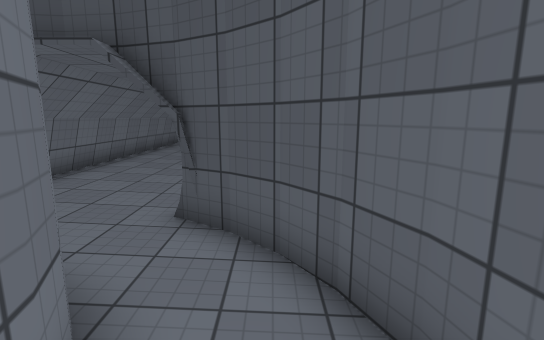
View 1 (above)

14 first-person views from a walk through a scene from a Unity 3-D project. The camera is 1.4 m above the floor, tilts 10° down and sees 85° across. The floor is counted in squares, 1 m on a side. Each view is taken from the middle of a square. On the plan, view 1 faces up. The plan holds only what a view shows up to about 14 squares ahead; the rest is blank. The place goes on beyond the plan. Surface patterns are stand-ins for the level's own textures.

View 2
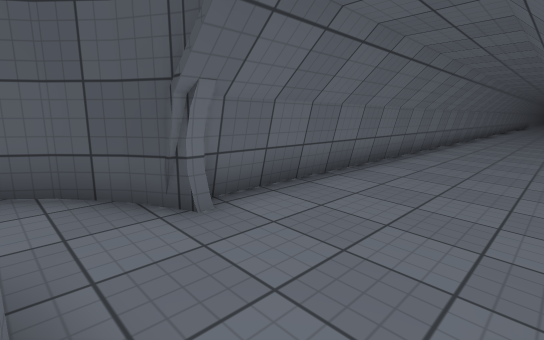

View 3
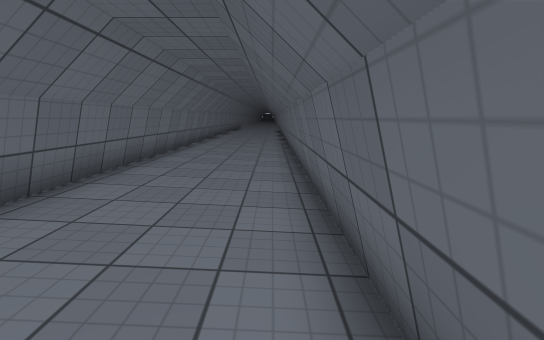

View 4
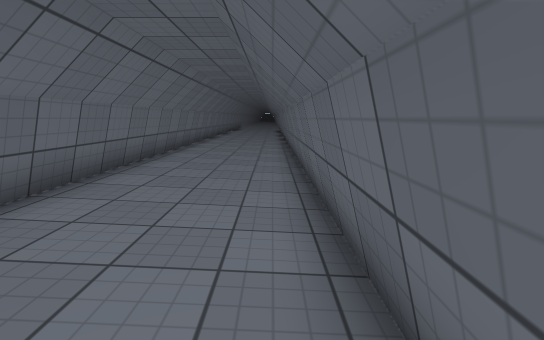

View 5
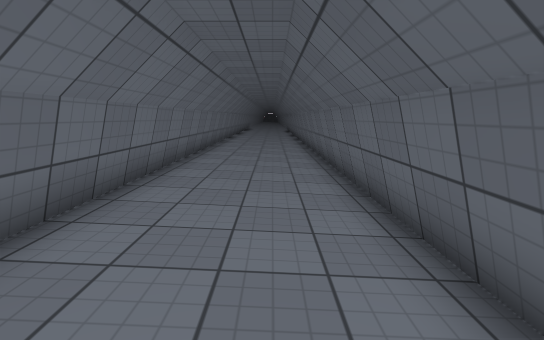

View 6
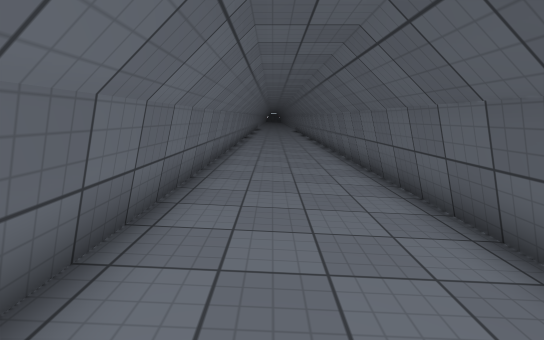

View 7
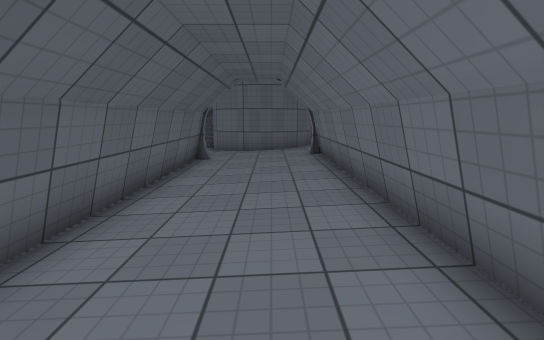

View 8
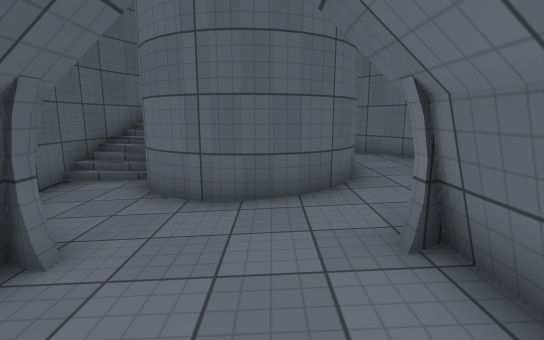

View 9
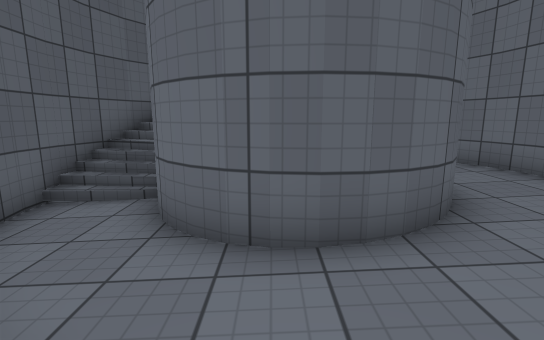

View 10
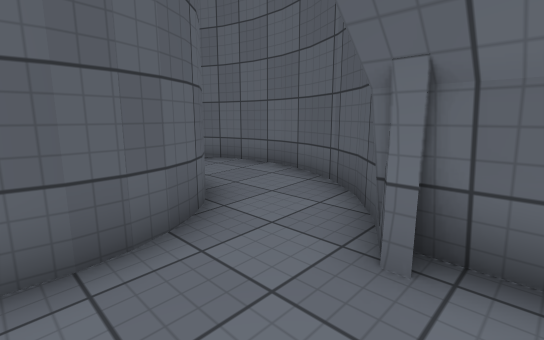

View 11
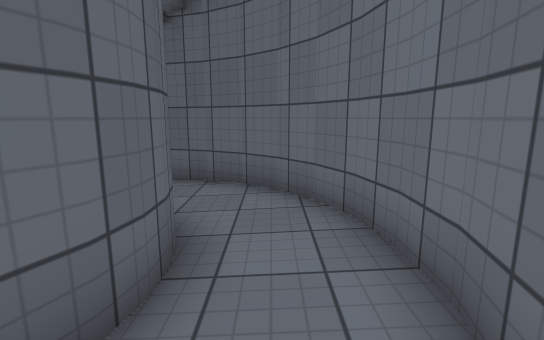

View 12
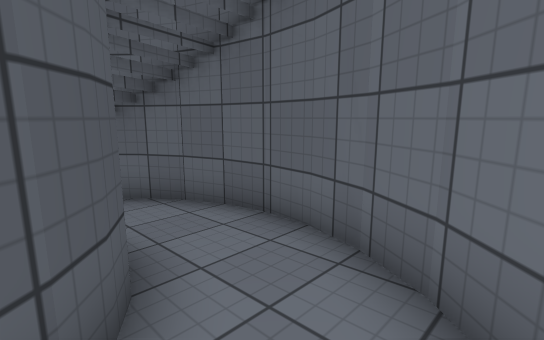

View 13
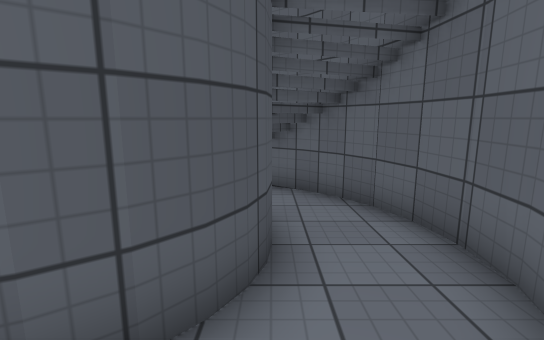

View 14
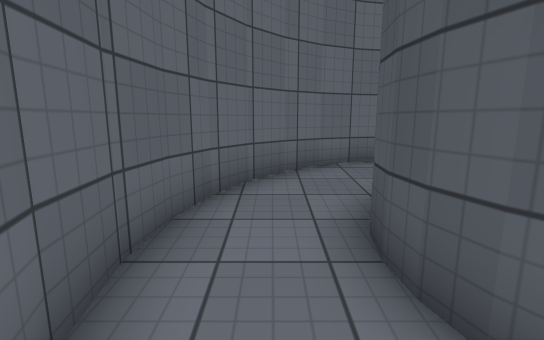

### Floor plan
Key: @ floor where view 1 was taken; # wall or solid block; . main floor; : floor 0.25 m higher than the main floor; - floor 0.25 m lower than the main floor; / step, stairs or slope.
Columns run from 9 left of view 1 to 2 right of it. Each row starts with its distance up from view 1.
 32    #....#
 31    #....#
 30    #....#
 29    #....#
 28    #....#
 27    #....#
 26    #....#
 25    #....#
 24    #....#
 23    #....#
 22    #....#
 21    #....#
 20    #....#
 19    #....#
 18    #....#
 17    #....#
 16    #....#
 15    #....#
 14    #....#
 13    #....#
 12    #....#
 11    #....#
 10    #....#
  9    #....#
  8    #....#
  7    #....#
  6    #....#
  5   ##....##
  4  ##:.....##
  3  #::.##..-#
  2 ##::####.-##
  1 #::##  ##--#
  0 #::##   #@/#
 -1 ##::##   /##
 -2  #::.##  /#
 -3  ##:.....##
 -4   ###..##
 -5     ####

Positions as (right, up) in squares from view 1, and headings:
1: (0, 0), facing up
2: (-2, 3), facing up-left
3: (-2, 9), facing up
4: (-2, 14), facing up
5: (-3, 19), facing up
6: (-4, 22), facing up
7: (-4, 16), facing down
8: (-4, 8), facing down
9: (-3, 6), facing down
10: (-3, 6), facing down-left
11: (-7, 3), facing down
12: (-7, -1), facing down-right
13: (-7, -2), facing right
14: (-1, -3), facing left
